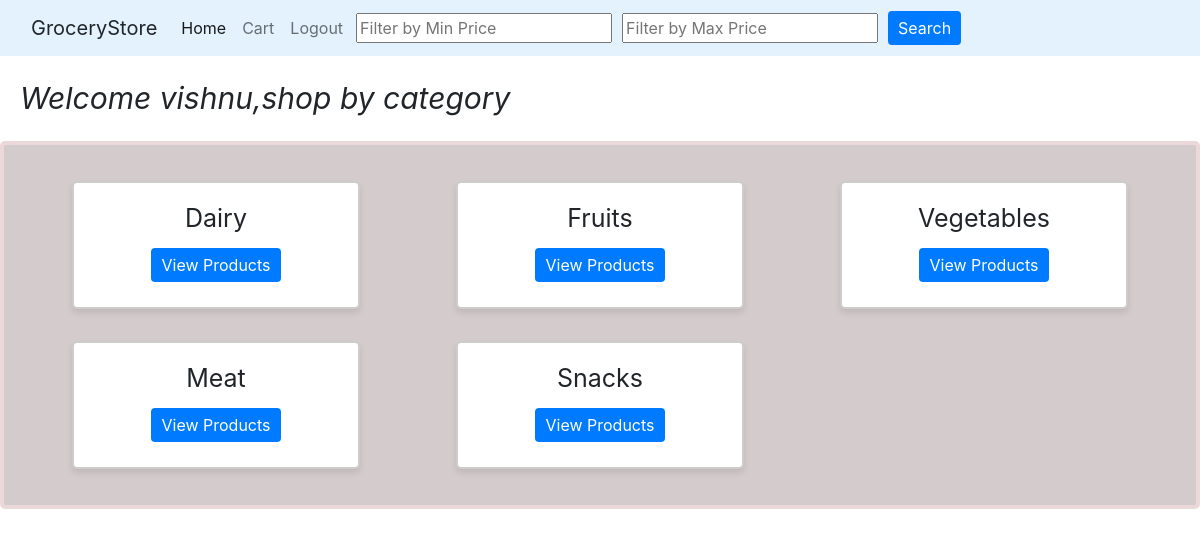
The app's page /userhome (signed in) with its own data.
### application/models.py (models this page shows)
class Categories(db.Model):
    __tablename__ = 'Categories'
    C_ID = db.Column(db.Integer,autoincrement=True, primary_key=True, unique=True, nullable=False)
    C_name = db.Column(db.String, nullable=False , unique=True)
    products = db.relationship("Products",back_populates="category",cascade='all, delete-orphan', lazy=True)

### application/controllers.py (the view)
@app.route("/userhome")
def userhome():
    if "user" in session:
        user = session["user"]
        all_categories = Categories.query.all()  # Retrieve all categories from the database
        print(user)
        return render_template("user/userhome.html", user=user,all_categories=all_categories)
    else:
        print('not logged in')
        return redirect(url_for("userlogin"))

### templates/user/userhome.html (shortened to what this page needs)
{% extends "base2.html" %}
{% block content %}
<head>
    <link rel="stylesheet" type="text/css" href="{{ url_for('static', filename='css/categories.css') }}">
    <link rel="stylesheet" type="text/css" href="{{ url_for('static', filename='css/userhome.css') }}">
</head>
<body>
    <p class="welcome">Welcome {{ user }},shop by category</p>
    <div class="container d-flex flex-wrap">
        {% if not all_categories %}
            <p style="font-size: 50px; color: red;">No categories to display</p>
        {% else %}
            {% for category in all_categories %}
                <div class="card mx-5 my-3 fluid" style="max-width: 18rem;">
                    <div class="card-body">
                        <h4 class="card-title" id="categoryname">{{ category.C_name }}</h4>
                        <a href="{{ url_for('viewproducts', category_id=category.C_ID,user=user) }}" class="btn btn-primary">View Products</a>
                    </div>
                </div>
            {% endfor %}
        {% endif %}
    </div>
</body>
{% endblock %}

### static/css/categories.css (style rules this page uses)
.container { width: 100%; max-width: 1200px; margin: auto; padding: 20px; border: 4px solid #ccc; border-radius: 5px; }
.card { width: 18rem; margin: 30px 20px 20px 0; border: 2px solid #ccc; border-radius: 5px; box-shadow: 0 4px 6px rgba(0, 0, 0, 0.1); }
.card-body { padding: 10px; }
.card-title { font-size: 1.25rem; margin-bottom: 10px; text-align: center; }
.btn { margin: 5px; }

### static/css/userhome.css (style rules this page uses)
body { margin: 0; padding: 0; }
.container { width: 100%; max-width: 1200px; margin: auto; padding: 20px; border: 4px solid #ebd9d9; background-color: #d4cccc; border-radius: 5px; }
.welcome { font-size: 30px; font-weight: normal; font-style: oblique; margin:20px }
.card { width: 18rem; display: flex; flex-direction: column; justify-content: space-between; align-items: center; margin: 30px 20px 20px 0; border: 2px solid #ccc; border-radius: 5px; box-shadow: 0 4px 6px rgba(0, 0, 0, 0.1); }
.card-body { padding: 20px; flex-grow: 1; }
.card-title { font-size: 25px; font-weight: normal; margin-bottom: 10px; }
.btn-primary { display:flex; background-color: #007bff; color: white; border: none; border-radius: 4px; padding: 5px 10px; text-decoration: none; display: inline-block; cursor: pointer; }

### records on screen
Categories: C_name "Dairy"
Categories: C_name "Fruits"
Categories: C_name "Vegetables"
Categories: C_name "Meat"
Categories: C_name "Snacks"

### other values on screen
{{ user }} "vishnu"
